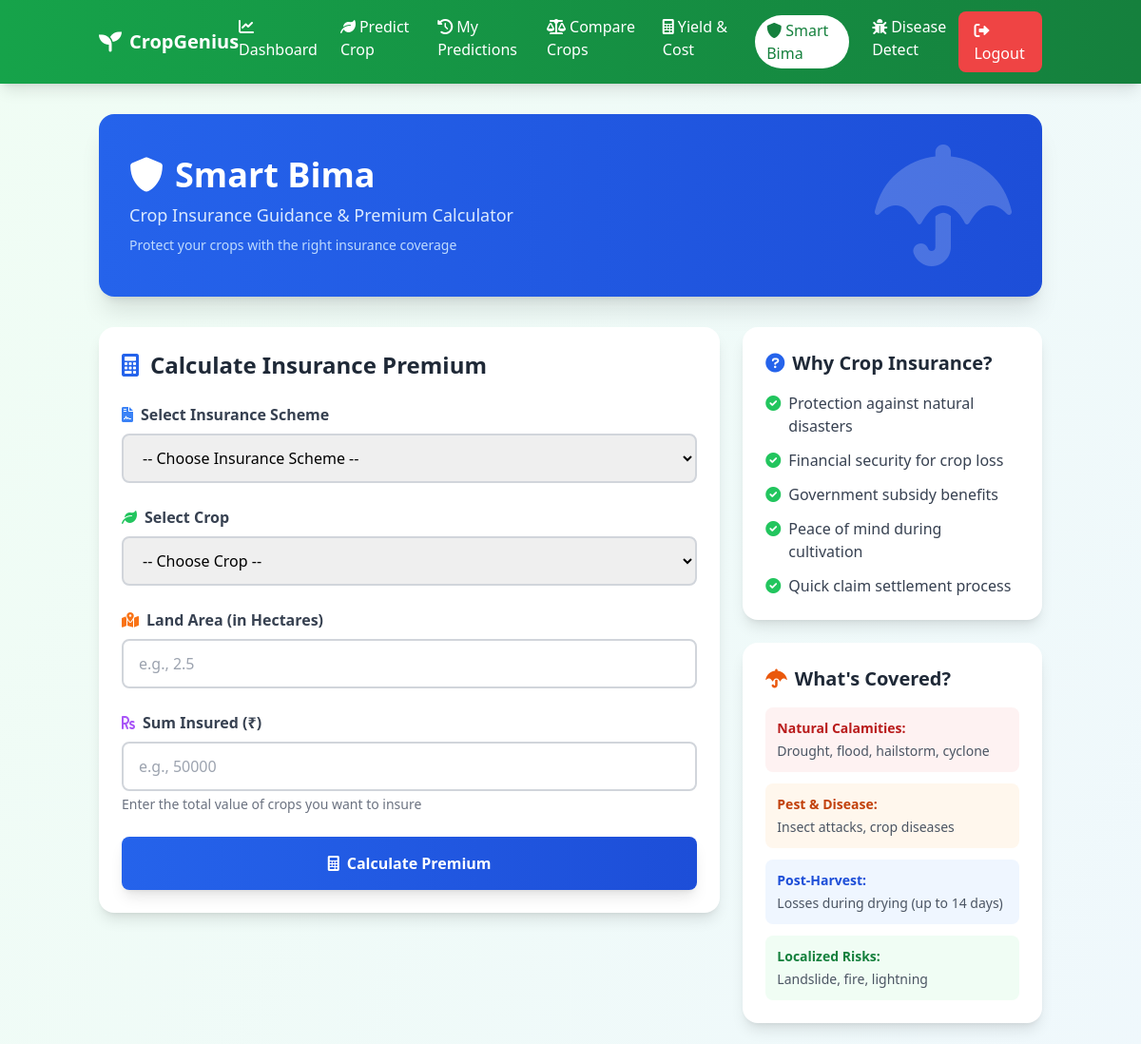
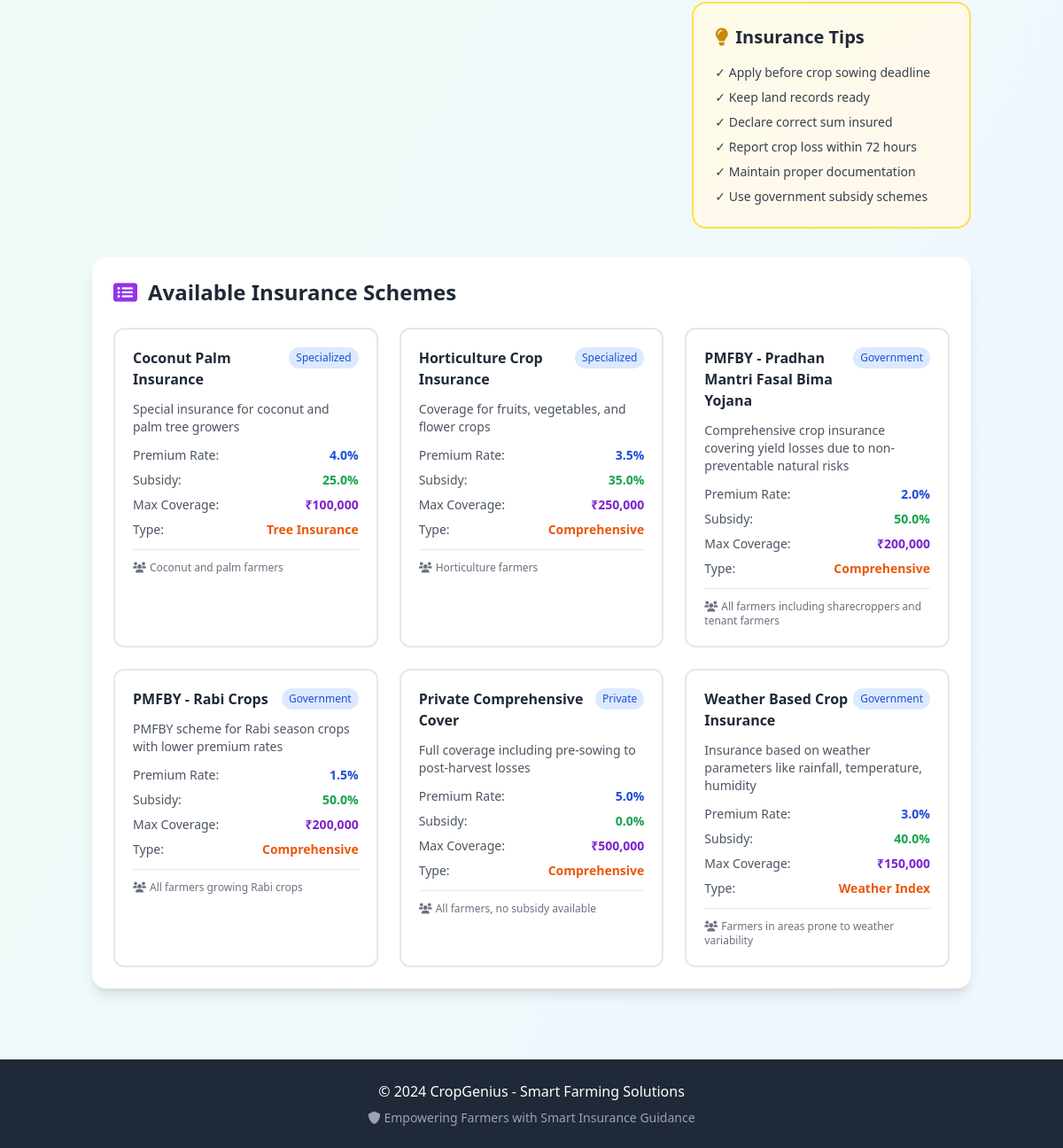
/smart_bima (signed in), run on the app's committed database (2 pictures, top to bottom).
### tables this page shows
CREATE TABLE insurance_schemes (
    id INTEGER PRIMARY KEY AUTOINCREMENT,
    scheme_name TEXT NOT NULL,
    scheme_type TEXT NOT NULL,
    coverage_type TEXT NOT NULL,
    base_premium_rate REAL NOT NULL,
    subsidy_percentage REAL NOT NULL,
    max_sum_insured REAL NOT NULL,
    description TEXT,
    eligibility TEXT
);

### app.py (the view, shortened to what this page needs)
@app.route('/smart_bima', methods=['GET', 'POST'])
def smart_bima():
    if 'username' not in session:
        return redirect('/login')
    conn = sqlite3.connect("crop_info.db")
    cursor = conn.cursor()
    cursor.execute("SELECT * FROM insurance_schemes ORDER BY scheme_name")
    schemes_raw = cursor.fetchall()
    cursor.execute("SELECT DISTINCT name FROM crops ORDER BY name")
    all_crops = [row[0] for row in cursor.fetchall()]
    conn.close()
    schemes = []
    for scheme in schemes_raw:
        schemes.append({
            'id': scheme[0],
            'scheme_name': scheme[1],
            'scheme_type': scheme[2],
            'coverage_type': scheme[3],
            'base_premium_rate': scheme[4],
            'subsidy_percentage': scheme[5],
            'max_sum_insured': scheme[6],
            'description': scheme[7],
            'eligibility': scheme[8]
        })
    premium_details = None
    selected_scheme = None
    selected_crop = None
    land_area = None
    sum_insured = None
    return render_template('smart_bima.html',
                          schemes=schemes,
                          all_crops=all_crops,
                          premium_details=premium_details,
                          selected_scheme=selected_scheme,
                          selected_crop=selected_crop,
                          land_area=land_area,
                          sum_insured=sum_insured)

### templates/smart_bima.html (shortened to what this page needs)
<!DOCTYPE html>
<html lang="en">
<head>
    <script src="https://cdn.tailwindcss.com"></script>
    <link rel="stylesheet" href="https://cdnjs.cloudflare.com/ajax/libs/font-awesome/6.0.0/css/all.min.css">
</head>
<body class="bg-gradient-to-br from-green-50 to-blue-50 min-h-screen">
    <nav class="bg-gradient-to-r from-green-600 to-green-700 text-white shadow-lg sticky top-0 z-50">
        <div class="container mx-auto px-4 py-3">
            <div class="flex justify-between items-center">
                <div class="flex items-center space-x-2">
                    <i class="fas fa-seedling text-2xl"></i>
                    <span class="text-xl font-bold">CropGenius</span>
                </div>
                <div class="hidden md:flex space-x-6">
                    <a href="/dashboard" class="hover:text-green-200 transition"><i class="fas fa-chart-line mr-1"></i>Dashboard</a>
                    <a href="/result" class="hover:text-green-200 transition"><i class="fas fa-leaf mr-1"></i>Predict Crop</a>
                    <a href="/my_predictions" class="hover:text-green-200 transition"><i class="fas fa-history mr-1"></i>My Predictions</a>
                    <a href="/compare" class="hover:text-green-200 transition"><i class="fas fa-balance-scale mr-1"></i>Compare Crops</a>
                    <a href="/yield_cost" class="hover:text-green-200 transition"><i class="fas fa-calculator mr-1"></i>Yield & Cost</a>
                    <a href="/smart_bima" class="bg-white text-green-700 px-3 py-1 rounded-full hover:bg-green-100 transition"><i class="fas fa-shield-alt mr-1"></i>Smart Bima</a>
                    <a href="/disease_detect" class="hover:text-green-200 transition"><i class="fas fa-bug mr-1"></i>Disease Detect</a>
                </div>
                <a href="/logout" class="bg-red-500 hover:bg-red-600 px-4 py-2 rounded-lg transition">
                    <i class="fas fa-sign-out-alt mr-1"></i>Logout
                </a>
            </div>
        </div>
    </nav>
    <div class="container mx-auto px-4 py-8">
        <div class="bg-gradient-to-r from-blue-600 to-blue-700 text-white rounded-2xl shadow-xl p-8 mb-8">
            <div class="flex items-center justify-between">
                <div>
                    <h1 class="text-4xl font-bold mb-2">
                        <i class="fas fa-shield-alt mr-3"></i>Smart Bima
                    </h1>
                    <p class="text-blue-100 text-lg">Crop Insurance Guidance & Premium Calculator</p>
                    <p class="text-blue-200 text-sm mt-2">Protect your crops with the right insurance coverage</p>
                </div>
                <div class="hidden md:block">
                    <i class="fas fa-umbrella text-9xl opacity-20"></i>
                </div>
            </div>
        </div>
        <div class="grid md:grid-cols-3 gap-6">
            <div class="md:col-span-2">
                <div class="bg-white rounded-2xl shadow-lg p-6">
                    <h2 class="text-2xl font-bold text-gray-800 mb-6 flex items-center">
                        <i class="fas fa-calculator text-blue-600 mr-3"></i>
                        Calculate Insurance Premium
                    </h2>
                    <form method="POST" action="/smart_bima">
                        <div class="mb-6">
                            <label class="block text-gray-700 font-semibold mb-2">
                                <i class="fas fa-file-contract text-blue-500 mr-2"></i>Select Insurance Scheme
                            </label>
                            <select name="scheme_id" id="scheme_id" required
                                    class="w-full px-4 py-3 border-2 border-gray-300 rounded-lg focus:border-blue-500 focus:outline-none transition">
                                <option value="">-- Choose Insurance Scheme --</option>
                            </select>
                        </div>
                        <div class="mb-6">
                            <label class="block text-gray-700 font-semibold mb-2">
                                <i class="fas fa-leaf text-green-500 mr-2"></i>Select Crop
                            </label>
                            <select name="crop" id="crop" required
                                    class="w-full px-4 py-3 border-2 border-gray-300 rounded-lg focus:border-green-500 focus:outline-none transition">
                                <option value="">-- Choose Crop --</option>
                            </select>
                        </div>
                        <div class="mb-6">
                            <label class="block text-gray-700 font-semibold mb-2">
                                <i class="fas fa-map-marked-alt text-orange-500 mr-2"></i>Land Area (in Hectares)
                            </label>
                            <input type="number" name="land_area" id="land_area" step="0.01" min="0.01"
                                   value="{{ land_area or '' }}" required
                                   class="w-full px-4 py-3 border-2 border-gray-300 rounded-lg focus:border-orange-500 focus:outline-none transition"
                                   placeholder="e.g., 2.5">
                        </div>
                        <div class="mb-6">
                            <label class="block text-gray-700 font-semibold mb-2">
                                <i class="fas fa-rupee-sign text-purple-500 mr-2"></i>Sum Insured (₹)
                            </label>
                            <input type="number" name="sum_insured" id="sum_insured" step="1000" min="10000"
                                   value="{{ sum_insured or '' }}" required
                                   class="w-full px-4 py-3 border-2 border-gray-300 rounded-lg focus:border-purple-500 focus:outline-none transition"
                                   placeholder="e.g., 50000">
                            <p class="text-sm text-gray-500 mt-1">Enter the total value of crops you want to insure</p>
                        </div>
                        <button type="submit"
                                class="w-full bg-gradient-to-r from-blue-600 to-blue-700 hover:from-blue-700 hover:to-blue-800 text-white font-bold py-4 rounded-lg shadow-lg transform hover:scale-105 transition duration-200">
                            <i class="fas fa-calculator mr-2"></i>Calculate Premium
                        </button>
                    </form>
                </div>
            </div>
            <div class="space-y-6">
                <div class="bg-white rounded-2xl shadow-lg p-6">
                    <h3 class="text-xl font-bold text-gray-800 mb-4 flex items-center">
                        <i class="fas fa-question-circle text-blue-600 mr-2"></i>
                        Why Crop Insurance?
                    </h3>
                    <ul class="space-y-3 text-gray-700">
                        <li class="flex items-start">
                            <i class="fas fa-check-circle text-green-500 mr-2 mt-1"></i>
                            <span>Protection against natural disasters</span>
                        </li>
                        <li class="flex items-start">
                            <i class="fas fa-check-circle text-green-500 mr-2 mt-1"></i>
                            <span>Financial security for crop loss</span>
                        </li>
                        <li class="flex items-start">
                            <i class="fas fa-check-circle text-green-500 mr-2 mt-1"></i>
                            <span>Government subsidy benefits</span>
                        </li>
                        <li class="flex items-start">
                            <i class="fas fa-check-circle text-green-500 mr-2 mt-1"></i>
                            <span>Peace of mind during cultivation</span>
                        </li>
                        <li class="flex items-start">
                            <i class="fas fa-check-circle text-green-500 mr-2 mt-1"></i>
                            <span>Quick claim settlement process</span>
                        </li>
                    </ul>
                </div>
                <div class="bg-white rounded-2xl shadow-lg p-6">
                    <h3 class="text-xl font-bold text-gray-800 mb-4 flex items-center">
                        <i class="fas fa-umbrella text-orange-600 mr-2"></i>
                        What's Covered?
                    </h3>
                    <div class="space-y-3 text-sm text-gray-700">
                        <div class="p-3 bg-red-50 rounded-lg">
                            <strong class="text-red-700">Natural Calamities:</strong>
                            <p class="text-gray-600 mt-1">Drought, flood, hailstorm, cyclone</p>
                        </div>
                        <div class="p-3 bg-orange-50 rounded-lg">
                            <strong class="text-orange-700">Pest & Disease:</strong>
                            <p class="text-gray-600 mt-1">Insect attacks, crop diseases</p>
                        </div>
                        <div class="p-3 bg-blue-50 rounded-lg">
                            <strong class="text-blue-700">Post-Harvest:</strong>
                            <p class="text-gray-600 mt-1">Losses during drying (up to 14 days)</p>
                        </div>
                        <div class="p-3 bg-green-50 rounded-lg">
                            <strong class="text-green-700">Localized Risks:</strong>
                            <p class="text-gray-600 mt-1">Landslide, fire, lightning</p>
                        </div>
                    </div>
                </div>
                <div class="bg-gradient-to-br from-yellow-50 to-orange-50 border-2 border-yellow-300 rounded-2xl p-6">
                    <h3 class="text-xl font-bold text-gray-800 mb-4 flex items-center">
                        <i class="fas fa-lightbulb text-yellow-600 mr-2"></i>
                        Insurance Tips
                    </h3>
                    <ul class="space-y-2 text-sm text-gray-700">
                        <li>✓ Apply before crop sowing deadline</li>
                        <li>✓ Keep land records ready</li>
                        <li>✓ Declare correct sum insured</li>
                        <li>✓ Report crop loss within 72 hours</li>
                        <li>✓ Maintain proper documentation</li>
                        <li>✓ Use government subsidy schemes</li>
                    </ul>
                </div>
            </div>
        </div>
        {% if schemes %}
        <div class="mt-8 bg-white rounded-2xl shadow-lg p-6">
            <h2 class="text-2xl font-bold text-gray-800 mb-6 flex items-center">
                <i class="fas fa-list-alt text-purple-600 mr-3"></i>
                Available Insurance Schemes
            </h2>
            <div class="grid md:grid-cols-2 lg:grid-cols-3 gap-6">
                {% for scheme in schemes %}
                <div class="border-2 border-gray-200 rounded-xl p-5 hover:border-blue-400 hover:shadow-md transition">
                    <div class="flex items-start justify-between mb-3">
                        <h3 class="font-bold text-gray-800 flex-1">{{ scheme.scheme_name }}</h3>
                        <span class="bg-blue-100 text-blue-700 text-xs px-2 py-1 rounded-full">{{ scheme.scheme_type }}</span>
                    </div>
                    <p class="text-sm text-gray-600 mb-3">{{ scheme.description }}</p>
                    <div class="space-y-2 text-sm">
                        <div class="flex justify-between">
                            <span class="text-gray-600">Premium Rate:</span>
                            <span class="font-semibold text-blue-700">{{ scheme.base_premium_rate }}%</span>
                        </div>
                        <div class="flex justify-between">
                            <span class="text-gray-600">Subsidy:</span>
                            <span class="font-semibold text-green-600">{{ scheme.subsidy_percentage }}%</span>
                        </div>
                        <div class="flex justify-between">
                            <span class="text-gray-600">Max Coverage:</span>
                            <span class="font-semibold text-purple-700">₹{{ "{:,.0f}".format(scheme.max_sum_insured) }}</span>
                        </div>
                        <div class="flex justify-between">
                            <span class="text-gray-600">Type:</span>
                            <span class="font-semibold text-orange-600">{{ scheme.coverage_type }}</span>
                        </div>
                    </div>
                    <div class="mt-3 pt-3 border-t border-gray-200">
                        <p class="text-xs text-gray-500">
                            <i class="fas fa-users mr-1"></i>{{ scheme.eligibility }}
                        </p>
                    </div>
                </div>
                {% endfor %}
            </div>
        </div>
        {% endif %}
    </div>
    <footer class="bg-gray-800 text-white py-6 mt-12">
        <div class="container mx-auto px-4 text-center">
            <p>&copy; 2024 CropGenius - Smart Farming Solutions</p>
            <p class="text-sm text-gray-400 mt-2">
                <i class="fas fa-shield-alt mr-1"></i>Empowering Farmers with Smart Insurance Guidance
            </p>
        </div>
    </footer>
</body>
</html>

### data on the page
insurance_schemes: scheme_name "Coconut Palm Insurance", scheme_type "Specialized", description "Special insurance for coconut and palm tree growers", base_premium_rate "4.0", subsidy_percentage "25.0", max_sum_insured "100,000", coverage_type "Tree Insurance", eligibility "Coconut and palm farmers"
insurance_schemes: scheme_name "Horticulture Crop Insurance", scheme_type "Specialized", description "Coverage for fruits, vegetables, and flower crops", base_premium_rate "3.5", subsidy_percentage "35.0", max_sum_insured "250,000", coverage_type "Comprehensive", eligibility "Horticulture farmers"
insurance_schemes: scheme_name "PMFBY - Pradhan Mantri Fasal Bima Yojana", scheme_type "Government", description "Comprehensive crop insurance covering yield losses due to non-preventable natural risks", base_premium_rate "2.0", subsidy_percentage "50.0", max_sum_insured "200,000", coverage_type "Comprehensive", eligibility "All farmers including sharecroppers and tenant farmers"
insurance_schemes: scheme_name "PMFBY - Rabi Crops", scheme_type "Government", description "PMFBY scheme for Rabi season crops with lower premium rates", base_premium_rate "1.5", subsidy_percentage "50.0", max_sum_insured "200,000", coverage_type "Comprehensive", eligibility "All farmers growing Rabi crops"
insurance_schemes: scheme_name "Private Comprehensive Cover", scheme_type "Private", description "Full coverage including pre-sowing to post-harvest losses", base_premium_rate "5.0", subsidy_percentage "0.0", max_sum_insured "500,000", coverage_type "Comprehensive", eligibility "All farmers, no subsidy available"
insurance_schemes: scheme_name "Weather Based Crop Insurance", scheme_type "Government", description "Insurance based on weather parameters like rainfall, temperature, humidity", base_premium_rate "3.0", subsidy_percentage "40.0", max_sum_insured "150,000", coverage_type "Weather Index", eligibility "Farmers in areas prone to weather variability"
